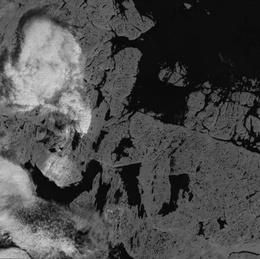
%> input picture test images/PA-1.jpg, 260 x 259 px, shrunk from 614 x 611 before the run
$ octave PSO_sift.m   (GNU Octave 9; MATLAB toolbox functions it lacks are replaced by stand-ins)
%> lines starting %> are read from the running program, lines starting %| are printed output that depends on the picture
### PSO-SIFT-matlab-V1.0/num_octaves.m
function [nOctaves]=num_octaves(image,double_size_image)

temp=log2(min(size(image,1),size(image,2)))-2;
if(double_size_image==true)
    nOctaves=temp+1;
else
    nOctaves=temp;
end
    nOctaves=floor(nOctaves);
end

### PSO-SIFT-matlab-V1.0/create_initial_image.m
function [image]=create_initial_image(I,double_image_size,sigma)

if(size(I,3)==3)
    image_gray=rgb2gray(I);
else
    image_gray=I;
end

image_gray=im2double(image_gray);
SIFT_INIT_SIGMA=0.5;
WINDOW_GAUSSIAN=5;

if(double_image_size==true)
   sig_diff=sqrt(max(sigma*sigma-4*SIFT_INIT_SIGMA^2,0.01));
   image_gray=imresize(image_gray,2,'bilinear');
   w=fspecial('gaussian',[WINDOW_GAUSSIAN,WINDOW_GAUSSIAN],sig_diff);
   image=imfilter(image_gray,w,'replicate');
else
   sig_diff=sqrt(max(sigma*sigma-SIFT_INIT_SIGMA^2,0.01));
   w=fspecial('gaussian',[WINDOW_GAUSSIAN,WINDOW_GAUSSIAN],sig_diff);
   image=imfilter(image_gray,w,'replicate');
end

end

### PSO-SIFT-matlab-V1.0/build_gaussian_pyramid.m
function [gaussian_pyramid,gaussian_gradient,gaussian_angle]=build_gaussian_pyramid(...
    base_image,nOctaves,nOctaveLayers,sigma)

sig=zeros(1,nOctaveLayers+3);
sig(1)=sigma;
k=2^(1.0/nOctaveLayers);

for i=2:1:(nOctaveLayers+3)
    sig_previous=k^(i-2)*sigma;%Image scale of the previous layer
    sig_current=k*sig_previous;%Scale of the current layer
    sig(i)=sqrt(sig_current^2-sig_previous^2);
end

gaussian_pyramid=cell(nOctaves,nOctaveLayers+3);
gaussian_gradient=cell(nOctaves,nOctaveLayers+3);%Save gradient magnitude
gaussian_angle=cell(nOctaves,nOctaveLayers+3);%Save angle
h=[-1,0,1;-2,0,2;-1,0,1];%Differential template£¨Sobel£©

for o=1:1:nOctaves%each group
    for i=1:1:(nOctaveLayers+3)%each layer
        if(o==1 && i==1)
            gaussian_pyramid{1,1}(:,:)=base_image;
        elseif(i==1)
            temp=gaussian_pyramid{(o-1),nOctaveLayers+1}(:,:);
            gaussian_pyramid{o,1}(:,:)=imresize(temp,1/2,'bilinear');
        else
            WINDOW_GAUSSIAN=round(2*sig(i));
            WINDOW_GAUSSIAN=2*WINDOW_GAUSSIAN+1;
            w=fspecial('gaussian',[WINDOW_GAUSSIAN,WINDOW_GAUSSIAN],sig(i));%Gauss filter core
            temp=gaussian_pyramid{o,i-1}(:,:);
            gaussian_pyramid{o,i}=imfilter(temp,w,'replicate');%%Gauss filter

            if(i>=2 && i<=nOctaveLayers+1)
                gradient_x=imfilter(gaussian_pyramid{o,i}(:,:),h,'replicate');
                gradient_y=imfilter(gaussian_pyramid{o,i}(:,:),h','replicate');
                gaussian_gradient{o,i-1}(:,:)=sqrt(gradient_x.^2+gradient_y.^2);

                temp_angle=atan2(gradient_y,gradient_x);
                temp_angle=temp_angle*180/pi;
                temp_angle(temp_angle<0)=temp_angle(temp_angle<0)+360;
                gaussian_angle{o,i-1}(:,:)=temp_angle;

                gradient_x=imfilter(gaussian_gradient{o,i-1},h,'replicate');
                gradient_y=imfilter(gaussian_gradient{o,i-1},h','replicate');
                temp_angle=atan2(gradient_y,gradient_x);
                temp_angle=temp_angle*180/pi;
                temp_angle(temp_angle<0)=temp_angle(temp_angle<0)+360;
                gaussian_angle{o,i-1}(:,:)=temp_angle;
                gaussian_gradient{o,i-1}(:,:)=sqrt(gradient_x.^2+gradient_y.^2);

            end
        end
    end
end
end


### PSO-SIFT-matlab-V1.0/build_dog_pyramid.m
function [dog_pyramid]=build_dog_pyramid(gaussian_pyramid,nOctaves,dog_center_layer)

dog_pyramid=cell(nOctaves,dog_center_layer+2);
for i=1:1:nOctaves
    for j=1:1:dog_center_layer+2
        dog_pyramid{i,j}(:,:)=gaussian_pyramid{i,j+1}(:,:)-gaussian_pyramid{i,j}(:,:);
    end
end
end

### PSO-SIFT-matlab-V1.0/find_scale_space_extream.m
function [key_point_array]=find_scale_space_extream....
    (...
    dog_pyramid,...%DOG Pyramid
    nOctaves,...%The number of groups in Pyramid
    nOctaveLayers,....%%Default is 3
    contrast_threshold,....%%Contrast threshold£¬Default is 0.04
    sigma,...%Default is 1.6
    edge_threshold,...%Threshold response threshold,Default is 10
    gaussian_gradient,...%Gradient magnitude
    gaussian_angle...%Gradient angle
    )

LOG_POLAR_HIST_BINS=36;
n=LOG_POLAR_HIST_BINS;
key_point_array=struct('x',{},'y',{},'octaves',{},'layer',{},...
     'xi',{},'size',{},'angle',{},'gradient',{});
num=0;

threshold=contrast_threshold/nOctaveLayers;

SIFT_IMG_BORDER=2;%Boundary constant
SIFT_ORI_PEAK_RATIO=0.8;%Histogram peak ratio

for i=1:1:nOctaves
    for j=2:1:nOctaveLayers+1
        current_dog=dog_pyramid{i,j};%Dog Pyramid current level index
        prev_dog=dog_pyramid{i,j-1};%Dog Pyramid prev level index
        next_dog=dog_pyramid{i,j+1};%Dog Pyramid next level index
        [M,N]=size(current_dog);

        for r=SIFT_IMG_BORDER:1:M-SIFT_IMG_BORDER%%row
            for c=SIFT_IMG_BORDER:1:N-SIFT_IMG_BORDER%%col
                val=current_dog(r,c);
                if(abs(val)>threshold &&...
                    ((val>0 && val>current_dog(r,c-1) && val>current_dog(r,c+1)...
                     && val>current_dog(r-1,c-1) && val>current_dog(r-1,c)...
                     && val>current_dog(r-1,c+1) && val>current_dog(r+1,c-1)...
                     && val>current_dog(r+1,c) && val>current_dog(r+1,c+1)...
                     && val>prev_dog(r-1,c-1) && val>prev_dog(r-1,c)...
                     && val>prev_dog(r-1,c+1) && val>prev_dog(r,c-1)...
                     && val>prev_dog(r,c) && val>prev_dog(r,c+1)...
                     && val>prev_dog(r+1,c-1) && val>prev_dog(r+1,c)...
                     && val>prev_dog(r+1,c+1)...
                     && val>next_dog(r-1,c-1) && val>next_dog(r-1,c)...
                     && val>next_dog(r-1,c+1) && val>next_dog(r,c-1)...
                     && val>next_dog(r,c) && val>next_dog(r,c+1)...
                     && val>next_dog(r+1,c-1) && val>next_dog(r+1,c)...
                     && val>next_dog(r+1,c+1))...
                     || (val<0 && val<current_dog(r,c-1) && val<current_dog(r,c+1)...
                     && val<current_dog(r-1,c-1) && val<current_dog(r-1,c)...
                     && val<current_dog(r-1,c+1) && val<current_dog(r+1,c-1)...
                     && val<current_dog(r+1,c) && val<current_dog(r+1,c+1)...
                     && val<prev_dog(r-1,c-1) && val<prev_dog(r-1,c)...
                     && val<prev_dog(r-1,c+1) && val<prev_dog(r,c-1)...
                     && val<prev_dog(r,c) && val<prev_dog(r,c+1)...
                     && val<prev_dog(r+1,c-1) && val<prev_dog(r+1,c)...
                     && val<prev_dog(r+1,c+1)...
                     && val<next_dog(r-1,c-1) && val<next_dog(r-1,c)...
                     && val<next_dog(r-1,c+1) && val<next_dog(r,c-1)...
                     && val<next_dog(r,c) && val<next_dog(r,c+1)...
                     && val<next_dog(r+1,c-1) && val<next_dog(r+1,c)...
                     && val<next_dog(r+1,c+1))))

                    r1=r;c1=c;layer=j;%2<=layer<=nOctaveLayers+1
                    %Precise location of feature points
                    [key_point,is_local_extream]=adjust_local_extream...
                        (dog_pyramid,i,layer,r1,c1,nOctaveLayers,sigma,...
                        contrast_threshold,edge_threshold);
                    if(is_local_extream==false)
                        continue;
                    end

                    scl_octv=key_point.size/(2^(key_point.octaves-1));
                    y=key_point.y/(2^(key_point.octaves-1));
                    x=key_point.x/(2^(key_point.octaves-1));
                    y=round(y);x=round(x);

                    %The direction histogram of characteristic points
                    [hist,max_value]=calculate_oritation_hist...
                        (x,...
                        y,...
                        scl_octv,...
                        gaussian_gradient{key_point.octaves,key_point.layer-1},...
                        gaussian_angle{key_point.octaves,key_point.layer-1},...
                        n);

                     mag_thr=max_value*SIFT_ORI_PEAK_RATIO;
                     for k=1:1:n
                         if(k==1)
                             k1=n;
                         else
                             k1=k-1;
                         end

                         if(k==n)
                             k2=1;
                         else
                             k2=k+1;
                         end
                         if(hist(k)>hist(k1) && hist(k)>hist(k2)...
                                 && hist(k)>mag_thr)
                            bin=k-1+0.5*(hist(k1)-hist(k2))/(hist(k1)+hist(k2)-2*hist(k));
                            if(bin<0)
                                bin=n+bin;
                            elseif(bin>=n)
                                bin=bin-n;
                            end
                            key_point.angle=(360/n)*bin;
                            key_point.gradient=hist(k);
                            num=num+1;
                            key_point_array(num)=key_point;
                         end
                     end
                end
            end
        end
    end
end
end

### PSO-SIFT-matlab-V1.0/calc_descriptors.m
function [descriptors,locs]=calc_descriptors...
(gaussian_gradient,...%% Gradient magnitude
gaussian_angle,...%% Gradient angle
key_point_array,...%% feature points
is_double_size)

%locs=[row,col,scale£¬angle£¬Gradient magnitude£¬group£¬layer]

LOG_POLAR_DESCR_WIDTH=8;
LOG_POLAR_HIST_BINS=8;

M=size(key_point_array,2);
locs=zeros(M,7);

d=LOG_POLAR_DESCR_WIDTH;
n=LOG_POLAR_HIST_BINS;
descriptors=zeros(M,(2*d+1)*n);

for i=1:1:M
kpt=key_point_array(i);
octaves=kpt.octaves;
layer=kpt.layer;
y=kpt.y/(2^(octaves-1));
x=kpt.x/(2^(octaves-1));
main_angle=kpt.angle;
scale=kpt.size/(2^(octaves-1));

temp_gradient=gaussian_gradient{octaves,layer-1};
temp_angle=gaussian_angle{octaves,layer-1};
descriptors(i,:)=calc_log_polar_descriptor(temp_gradient,temp_angle,...
                                    round(x),round(y),scale,main_angle,d,n);
if(is_double_size==true)
    locs(i,1)=kpt.y/2;
    locs(i,2)=kpt.x/2;
elseif(is_double_size==false)
    locs(i,1)=kpt.y;
    locs(i,2)=kpt.x;
end
locs(i,3)=kpt.size;
locs(i,4)=kpt.angle;
locs(i,5)=kpt.gradient;
locs(i,6)=kpt.octaves;
locs(i,7)=kpt.layer;
end

end

### PSO-SIFT-matlab-V1.0/calc_log_polar_descriptor.m
function [descriptor]=calc_log_polar_descriptor(gradient,angle,x,y,scale,main_angle,d,n)

%% cosine and sine
cos_t=cos(-main_angle/180*pi);
sin_t=sin(-main_angle/180*pi);

%% Get neighborhood radius
[M,N]=size(gradient);
radius=round(min(12*scale,min(M,N)/3));

%% Get the location of the neighborhood region of the feature points
radius_x_left=x-radius;
radius_x_right=x+radius;
radius_y_up=y-radius;
radius_y_down=y+radius;

%To prevent the index out of bounds
if(radius_x_left<=0)
    radius_x_left=1;
end
if(radius_x_right>N)
    radius_x_right=N;
end
if(radius_y_up<=0)
    radius_y_up=1;
end
if(radius_y_down>M)
    radius_y_down=M;
end

center_x=x-radius_x_left+1;
center_y=y-radius_y_up+1;

sub_gradient=gradient(radius_y_up:radius_y_down,radius_x_left:radius_x_right);
sub_angle=angle(radius_y_up:radius_y_down,radius_x_left:radius_x_right);
sub_angle=round((sub_angle-main_angle)*n/360);
sub_angle(sub_angle<=0)=sub_angle(sub_angle<=0)+n;
sub_angle(sub_angle==0)=n;

X=-(x-radius_x_left):1:(radius_x_right-x);
Y=-(y-radius_y_up):1:(radius_y_down-y);
[XX,YY]=meshgrid(X,Y);
c_rot=XX*cos_t-YY*sin_t;
r_rot=XX*sin_t+YY*cos_t;

log_angle=atan2(r_rot,c_rot);
log_angle=log_angle/pi*180;
log_angle(log_angle<0)=log_angle(log_angle<0)+360;
log_amplitude=log2(sqrt(c_rot.^2+r_rot.^2));

log_angle=round(log_angle*d/360);
log_angle(log_angle<=0)=log_angle(log_angle<=0)+d;
log_angle(log_angle>d)=log_angle(log_angle>d)-d;

r1=log2(radius*0.73*0.25);
r2=log2(radius*0.73);
log_amplitude(log_amplitude<=r1)=1;
log_amplitude(log_amplitude>r1 & log_amplitude<=r2)=2;
log_amplitude(log_amplitude>r2)=3;

temp_hist=zeros(1,(2*d+1)*n);
[row,col]=size(log_angle);
for i=1:1:row
    for j=1:1:col
        if(((i-center_y)^2+(j-center_x)^2)<=radius^2)
            angle_bin=log_angle(i,j);
            amplitude_bin=log_amplitude(i,j);
            bin_vertical=sub_angle(i,j);
            Mag=sub_gradient(i,j);

            if(amplitude_bin==1)
                temp_hist(bin_vertical)=temp_hist(bin_vertical)+Mag;
            else
                temp_hist(((amplitude_bin-2)*d+angle_bin-1)*n+bin_vertical+n)=...
                    temp_hist(((amplitude_bin-2)*d+angle_bin-1)*n+bin_vertical+n)+Mag;
            end
        end
    end
end

temp_hist=temp_hist/sqrt(temp_hist*temp_hist');
temp_hist(temp_hist>0.2)=0.2;
temp_hist=temp_hist/sqrt(temp_hist*temp_hist');
descriptor=temp_hist;

end


### PSO-SIFT-matlab-V1.0/PSO_sift.m
%%%%%%%%%%%%%%%%%%%%%%%%%%%%%%%%%%%%%%%%%%%%%%%%%%%%%%%%%%%%%%%%%%%%%%%%%%%%%%
%  auther:
%  Key Laboratory of Intelligent Perception and Image Understanding of Ministry
%  of Education, International Research Center for Intelligent Perception and
%  Computation, Xidian University, Xian 710071,China(e-mail:zelianwen@foxmail.com).
%  version:PSO-SIFT-matlab-V1.0
%%%%%%%%%%%%%%%%%%%%%%%%%%%%%%%%%%%%%%%%%%%%%%%%%%%%%%%%%%%%%%%%%%%%%%%%%%%%%%

close all;
clear all;

%% image path
file_image='F:\class_file\Í¼ÏñÅä×¼\Í¼ÏñÅä×¼';

%% read two images
[filename,pathname]=uigetfile({'*.*','All Files(*.*)'},'Select reference image',...
                          file_image);
%> the answer given: ../test images/PA-1.jpg
image_1=imread(strcat(pathname,filename));
%> image_1 is the input picture: size 259x260 uint8; min 0, max 221, mean 74.3
[filename,pathname]=uigetfile({'*.*','All Files(*.*)'},'Select the image to be registered',...
                          file_image);
%> the answer given: ../test images/PA-2.jpg
image_2=imread(strcat(pathname,filename));
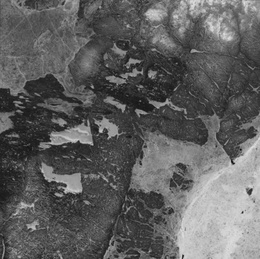
%> input picture test images/PA-2.jpg, 260 x 259 px, shrunk from 614 x 611 before the run
%> image_2 is the input picture: size 259x260 uint8; min 11, max 223, mean 95.9

%% Display the reference image and the image to be registered
figure;
subplot(1,2,1);
imshow(image_1);
title('Reference image');
subplot(1,2,2);
imshow(image_2);
title('Image to be registered');

%% make file for save images
if (exist('save_image','dir')==0)%Èç¹ûÎÄ¼þ¼Ð²»´æÔÚ
    mkdir('save_image');
end

t1=clock;%Start time
%% Convert input image format
[~,~,num1]=size(image_1);
%> num1 = 1
[~,~,num2]=size(image_2);
%> num2 = 1
if(num1==3)
    image_11=rgb2gray(image_1);
else
    image_11=image_1;
end
if(num2==3)
    image_22=rgb2gray(image_2);
else
    image_22=image_2;
end

%Converted to floating point data between 0-1
image_11=im2double(image_11);
image_22=im2double(image_22);

%% Define the constants used
sigma=1.6;%Bottom Gauss Pyramid scale
dog_center_layer=3;%Defines the DOG Pyramid intermediate layer, the default is 3
contrast_threshold_1=0.04;%Contrast threshold of reference image
contrast_threshold_2=0.04;%Contrast threshold of the image to be registered
edge_threshold=10;%Edge threshold
is_double_size=false;%Whether the image size is enlarged,the default is 'false',to get more points, set it to 'true'
change_form='similarity';%Select geometric transformation type,it can be 'similarity','affine'

%% The number of groups in Gauss Pyramid
nOctaves_1=num_octaves(image_11,is_double_size);
%> nOctaves_1 = 6
nOctaves_2=num_octaves(image_22,is_double_size);
%> nOctaves_2 = 6

%% Generation of the first layer of the Gauss scale image
image_11=create_initial_image(image_11,is_double_size,sigma);
%> in create_initial_image, `image=imfilter(image_gray,w,'replicate');`:
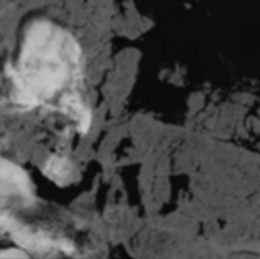
%> image: size 259x260 double; min 0.0346, max 0.79, mean 0.291
image_22=create_initial_image(image_22,is_double_size,sigma);
%> call 2 of create_initial_image, with double_image_size = false, sigma = 1.6
%> in create_initial_image (call 2), `image=imfilter(image_gray,w,'replicate');`:
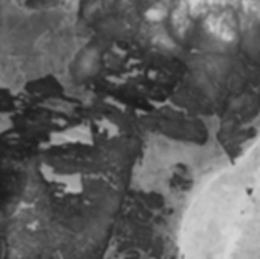
%> image: size 259x260 double; min 0.109, max 0.843, mean 0.376

%% Generating  Gauss Pyramid of reference image
tic;
[gaussian_pyramid_1,gaussian_gradient_1,gaussian_angle_1]=...
build_gaussian_pyramid(image_11,nOctaves_1,dog_center_layer,sigma);
%> in build_gaussian_pyramid, `gaussian_pyramid=cell(nOctaves,nOctaveLayers+3);`: gaussian_pyramid = 36 items
%> the loop in build_gaussian_pyramid, `for o=1:1:nOctaves` made 6 passes
%> after the loop in build_gaussian_pyramid, `for o=1:1:nOctaves`: WINDOW_GAUSSIAN = 13; gradient_x = [0.504 0.765 0.423 0.186 -0.0918 -0.329 -0.46 -0.581 -0.334; 0.491 0.741 0.404 0.177 -0.0808 -0.289 -0.384 -0.441 -0.242; 0.466 0.697 0.369 0.157 -0.0703 -0.235 -0.284 -0.283 -0.146; 0.433 0.637 0.321 0.126 -0.0664 -0.184 -0.19 -0.16 -0.0774; 0.395 0.57 0.265 0.0858 -0.073 -0.147 -0.119 -0.0717 -0.031; 0.36 0.506 0.208 0.04 -0.0934 -0.134 -0.0814 -0.0231 -0.00503; 0.331 0.452 0.157 -0.0064 -0.126 -0.148 -0.0798 -0.01 0.00438; 0.31 0.412 0.117 -0.0481 -0.167 -0.19 -0.121 -0.0379 -0.00371; 0.299 0.389 0.0929 -0.0758 -0.201 -0.238 -0.181 -0.087 -0.0215]; gradient_y = [-0.012 -0.0219 -0.0328 -0.0391 -0.0365 -0.0187 0.0203 0.097 0.183; -0.0345 -0.0621 -0.0936 -0.114 -0.115 -0.0814 -0.00385 0.135 0.281; -0.0492 -0.0908 -0.139 -0.174 -0.183 -0.152 -0.0752 0.0439 0.153; -0.0553 -0.106 -0.166 -0.211 -0.229 -0.205 -0.138 -0.0402 0.0426; -0.0577 -0.111 -0.174 -0.225 -0.254 -0.247 -0.206 -0.144 -0.0919; -0.0569 -0.104 -0.162 -0.213 -0.251 -0.265 -0.257 -0.233 -0.21; -0.0494 -0.0856 -0.133 -0.179 -0.22 -0.252 -0.273 -0.282 -0.282; -0.0339 -0.0585 -0.0918 -0.128 -0.169 -0.22 -0.282 -0.342 -0.378; -0.0122 -0.0213 -0.0342 -0.0496 -0.0703 -0.102 -0.147 -0.196 -0.227]; temp = [0.365 0.347 0.323 0.295 0.265 0.235 0.209 0.188 0.172; 0.366 0.348 0.325 0.298 0.27 0.242 0.217 0.197 0.182; 0.367 0.35 0.328 0.303 0.276 0.25 0.227 0.208 0.195; 0.367 0.352 0.332 0.308 0.284 0.26 0.239 0.222 0.21; 0.368 0.353 0.335 0.314 0.291 0.27 0.251 0.237 0.226; 0.368 0.355 0.338 0.319 0.299 0.28 0.264 0.251 0.242; 0.368 0.356 0.341 0.323 0.306 0.289 0.275 0.264 0.256; 0.368 0.357 0.343 0.327 0.311 0.296 0.284 0.274 0.267; 0.368 0.358 0.345 0.33 0.315 0.301 0.29 0.282 0.276]; temp_angle = [358.6 358.4 355.6 348.1 201.7 183.3 177.5 170.5 151.3; 356 355.2 347 327.1 234.9 195.7 180.6 162.9 130.7; 354 352.6 339.4 312.1 249 213 194.9 171.2 133.6; 352.7 350.5 332.6 300.8 253.8 228.1 215.9 194.1 151.2; 351.7 349 326.7 290.9 254 239.3 240 243.5 251.4; 351 348.4 322.2 280.6 249.6 243.1 252.4 264.3 268.6; 351.5 349.3 319.8 267.9 240.2 239.5 253.7 268 270.9; 353.8 351.9 321.8 249.4 225.5 229.2 246.8 263.7 269.4; 357.7 356.9 339.8 213.2 199.3 203.2 219.1 246 264.6]
%> gaussian_pyramid_1 = 36 items; gaussian_gradient_1 = 36 items; gaussian_angle_1 = 36 items
disp(['Reference image generation Gauss Pyramid spent time is£º',num2str(toc),'s']);

%% Generating  DOG Pyramid of reference image
tic;
dog_pyramid_1=build_dog_pyramid(gaussian_pyramid_1,nOctaves_1,dog_center_layer);
%> in build_dog_pyramid, `dog_pyramid=cell(nOctaves,dog_center_layer+2);`: dog_pyramid = 30 items
%> the loop in build_dog_pyramid, `for i=1:1:nOctaves` made 6 passes
%> dog_pyramid_1 = 30 items
disp(['Reference image generation DOG Pyramid spent time is£º',num2str(toc),'s']);
clear gaussian_pyramid_1;

%% Search for extreme points in the  DOG Pyramid of the reference image
tic;
[key_point_array_1]=find_scale_space_extream...
(...
dog_pyramid_1,...
nOctaves_1,...
dog_center_layer,...
contrast_threshold_1,...
sigma,...
edge_threshold,...
gaussian_gradient_1,...
gaussian_angle_1...
);
%> the loop in find_scale_space_extream, `for i=1:1:nOctaves` made 6 passes
%> after the loop in find_scale_space_extream, `for i=1:1:nOctaves`: bin = 18.06; c1 = 4; hist = 36 values, max 7.19 at index 19, min 0.744 at index 13, mean 3.45; is_local_extream = true; k1 = 35; k2 = 1; key_point = {x 63.91, y 83.57, octaves 5, layer 2, xi -0.0713, size 31.73}; key_point.angle = 180.6; key_point.gradient = 7.19; key_point_array = 495 items; first 5, x, y, octaves, layer and xi: 43.31 3.64 1 2 0.0492, 25.75 10.97 1 2 0.27, 16.8 24.07 1 2 -0.185, 152.9 24.81 1 2 -0.0663, 80.16 34.95 1 2 0.0225; layer = 2; mag_thr = 5.75; max_value = 7.19; num = 495; r1 = 5; scl_octv = 1.98; x = 4; y = 5
%> key_point_array_1 has the same summary as key_point_array in find_scale_space_extream
disp(['The extreme points of the reference image detection spend time is£º',num2str(toc),'s']);
clear dog_pyramid_1;

 %% The feature point descriptor generation,Reference image
tic;
[descriptors_1,locs_1]=calc_descriptors(gaussian_gradient_1,gaussian_angle_1,.....
                                        key_point_array_1,is_double_size);
%> in calc_descriptors, `M=size(key_point_array,2);`: M = 495
%> in calc_descriptors, `descriptors=zeros(M,(2*d+1)*n);`: descriptors: size 495x136 double; every value is 0
%> (the run ends here)
